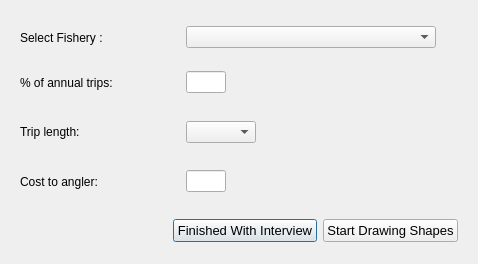
<ui version="4.0" >
 <author>Aaron Racicot</author>
 <class>SelectFishery</class>
 <widget class="QDialog" name="SelectFishery" >
  <property name="geometry" >
   <rect>
    <x>0</x>
    <y>0</y>
    <width>478</width>
    <height>264</height>
   </rect>
  </property>
  <property name="windowTitle" >
   <string>OpenOceanMap - Select Fishery</string>
  </property>
  <layout class="QVBoxLayout" name="verticalLayout" >
   <item>
    <layout class="QHBoxLayout" name="horizontalLayout_3" >
     <item>
      <widget class="QWidget" native="1" name="widget" >
       <layout class="QHBoxLayout" >
        <property name="spacing" >
         <number>6</number>
        </property>
        <property name="leftMargin" >
         <number>9</number>
        </property>
        <property name="topMargin" >
         <number>9</number>
        </property>
        <property name="rightMargin" >
         <number>9</number>
        </property>
        <property name="bottomMargin" >
         <number>0</number>
        </property>
        <item>
         <widget class="QLabel" name="fishery_text" >
          <property name="minimumSize" >
           <size>
            <width>160</width>
            <height>0</height>
           </size>
          </property>
          <property name="maximumSize" >
           <size>
            <width>160</width>
            <height>16777215</height>
           </size>
          </property>
          <property name="text" >
           <string>Select Fishery :</string>
          </property>
         </widget>
        </item>
        <item>
         <widget class="QComboBox" name="fishery_comboBox" >
          <property name="minimumSize" >
           <size>
            <width>250</width>
            <height>0</height>
           </size>
          </property>
          <property name="maximumSize" >
           <size>
            <width>250</width>
            <height>16777215</height>
           </size>
          </property>
          <item>
           <property name="text" >
            <string/>
           </property>
          </item>
          <item>
           <property name="text" >
            <string>Albacore Tuna</string>
           </property>
          </item>
          <item>
           <property name="text" >
            <string>Dungeness Crab</string>
           </property>
          </item>
          <item>
           <property name="text" >
            <string>Pacific Halibut</string>
           </property>
          </item>
          <item>
           <property name="text" >
            <string>Rockfish</string>
           </property>
          </item>
          <item>
           <property name="text" >
            <string>Salmon</string>
           </property>
          </item>
         </widget>
        </item>
       </layout>
      </widget>
     </item>
     <item>
      <spacer name="horizontalSpacer_2" >
       <property name="orientation" >
        <enum>Qt::Horizontal</enum>
       </property>
       <property name="sizeHint" stdset="0" >
        <size>
         <width>40</width>
         <height>20</height>
        </size>
       </property>
      </spacer>
     </item>
    </layout>
   </item>
   <item>
    <layout class="QHBoxLayout" name="horizontalLayout_11" >
     <item>
      <widget class="QWidget" native="1" name="widget_4" >
       <layout class="QHBoxLayout" name="horizontalLayout_12" >
        <item>
         <widget class="QLabel" name="label_7" >
          <property name="minimumSize" >
           <size>
            <width>160</width>
            <height>0</height>
           </size>
          </property>
          <property name="maximumSize" >
           <size>
            <width>160</width>
            <height>16777215</height>
           </size>
          </property>
          <property name="text" >
           <string>% of annual trips:</string>
          </property>
         </widget>
        </item>
        <item>
         <widget class="QLineEdit" name="fishery_pct_trips" >
          <property name="minimumSize" >
           <size>
            <width>40</width>
            <height>0</height>
           </size>
          </property>
          <property name="maximumSize" >
           <size>
            <width>40</width>
            <height>16777215</height>
           </size>
          </property>
         </widget>
        </item>
        <item>
         <spacer name="horizontalSpacer_3" >
          <property name="orientation" >
           <enum>Qt::Horizontal</enum>
          </property>
          <property name="sizeHint" stdset="0" >
           <size>
            <width>40</width>
            <height>20</height>
           </size>
          </property>
         </spacer>
        </item>
       </layout>
       <zorder>label_7</zorder>
       <zorder>fishery_pct_trips</zorder>
       <zorder>horizontalSpacer_3</zorder>
      </widget>
     </item>
    </layout>
   </item>
   <item>
    <layout class="QHBoxLayout" name="horizontalLayout_19" >
     <item>
      <widget class="QWidget" native="1" name="widget_8" >
       <layout class="QHBoxLayout" name="horizontalLayout" >
        <item>
         <widget class="QLabel" name="label_11" >
          <property name="minimumSize" >
           <size>
            <width>160</width>
            <height>0</height>
           </size>
          </property>
          <property name="maximumSize" >
           <size>
            <width>160</width>
            <height>16777215</height>
           </size>
          </property>
          <property name="text" >
           <string>Trip length:</string>
          </property>
         </widget>
        </item>
        <item>
         <widget class="QComboBox" name="fishery_tlen" >
          <item>
           <property name="text" >
            <string/>
           </property>
          </item>
          <item>
           <property name="text" >
            <string>1/2 day</string>
           </property>
          </item>
          <item>
           <property name="text" >
            <string>3/4 day</string>
           </property>
          </item>
          <item>
           <property name="text" >
            <string>1 day</string>
           </property>
          </item>
          <item>
           <property name="text" >
            <string>> 1 day</string>
           </property>
          </item>
         </widget>
        </item>
        <item>
         <spacer name="horizontalSpacer_3" >
          <property name="orientation" >
           <enum>Qt::Horizontal</enum>
          </property>
          <property name="sizeHint" stdset="0" >
           <size>
            <width>40</width>
            <height>20</height>
           </size>
          </property>
         </spacer>
        </item>
       </layout>
      </widget>
     </item>
    </layout>
   </item>
   <item>
    <layout class="QHBoxLayout" name="horizontalLayout_21" >
     <item>
      <widget class="QWidget" native="1" name="widget_9" >
       <layout class="QHBoxLayout" name="horizontalLayout_22" >
        <item>
         <widget class="QLabel" name="label_12" >
          <property name="minimumSize" >
           <size>
            <width>160</width>
            <height>0</height>
           </size>
          </property>
          <property name="maximumSize" >
           <size>
            <width>160</width>
            <height>16777215</height>
           </size>
          </property>
          <property name="text" >
           <string>Cost to angler:</string>
          </property>
         </widget>
        </item>
        <item>
         <widget class="QLineEdit" name="fishery_angcost" >
          <property name="minimumSize" >
           <size>
            <width>40</width>
            <height>0</height>
           </size>
          </property>
          <property name="maximumSize" >
           <size>
            <width>40</width>
            <height>16777215</height>
           </size>
          </property>
         </widget>
        </item>
        <item>
         <spacer name="horizontalSpacer_3" >
          <property name="orientation" >
           <enum>Qt::Horizontal</enum>
          </property>
          <property name="sizeHint" stdset="0" >
           <size>
            <width>40</width>
            <height>20</height>
           </size>
          </property>
         </spacer>
        </item>
       </layout>
       <zorder>label_12</zorder>
       <zorder>fishery_angcost</zorder>
       <zorder>horizontalSpacer_3</zorder>
      </widget>
     </item>
    </layout>
   </item>
   <item>
    <layout class="QHBoxLayout" name="horizontalLayout_2" >
     <item>
      <widget class="QWidget" native="1" name="widget_2" >
       <layout class="QHBoxLayout" >
        <property name="spacing" >
         <number>6</number>
        </property>
        <property name="margin" >
         <number>9</number>
        </property>
        <item>
         <spacer name="horizontalSpacer" >
          <property name="orientation" >
           <enum>Qt::Horizontal</enum>
          </property>
          <property name="sizeHint" stdset="0" >
           <size>
            <width>40</width>
            <height>20</height>
           </size>
          </property>
         </spacer>
        </item>
        <item>
         <widget class="QPushButton" name="pbnFisheryFinished" >
          <property name="font" >
           <font>
            <pointsize>10</pointsize>
           </font>
          </property>
          <property name="text" >
           <string>Finished With Interview</string>
          </property>
         </widget>
        </item>
        <item>
         <widget class="QPushButton" name="pbnStartShapes" >
          <property name="font" >
           <font>
            <pointsize>10</pointsize>
           </font>
          </property>
          <property name="text" >
           <string>Start Drawing Shapes</string>
          </property>
         </widget>
        </item>
       </layout>
       <zorder>pbnFisheryFinished</zorder>
       <zorder>pbnStartShapes</zorder>
       <zorder>horizontalSpacer</zorder>
      </widget>
     </item>
    </layout>
   </item>
  </layout>
 </widget>
 <resources/>
 <connections/>
</ui>
